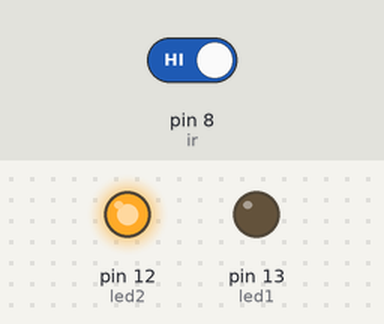
A sketch run on a simulated Arduino Uno, built with avr-gcc and run on an emulated ATmega328P. Parts: output pins drawn as LEDs (lit = HIGH). The test bench sets the inputs (shaded band); at power-on: pin 8 (ir) HIGH.

Above: at 1.2 s.
1.3 s: pin 8 (ir) driven LOW
At 2.0 s:
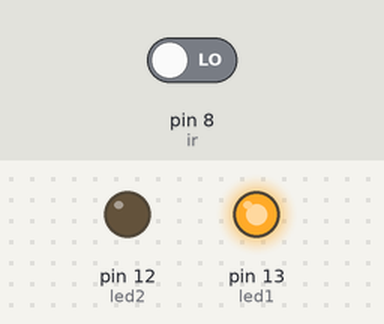
2.9 s: pin 8 (ir) driven HIGH
At 4.4 s:
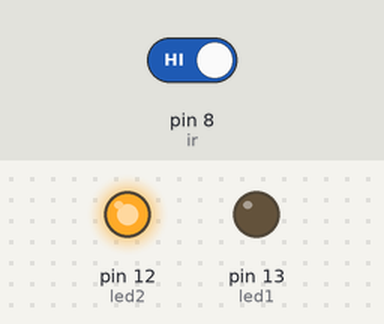
Timing chart, 0 to 5.9 s (numbered marks = the images above; inputs shaded):
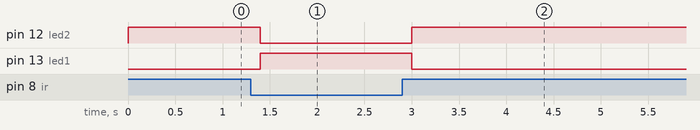

The sketch:

led_with-ir.ino
```cpp
#define ir 8
#define led1 13
#define led2 12

int irstate = 0;
void setup() {
  // put your setup code here, to run once:
  pinMode(ir, INPUT);
  pinMode(led1, OUTPUT);
  pinMode(led2, OUTPUT);

}

void loop() {
  // put your main code here, to run repeatedly:
  irstate = digitalRead(ir);
  if(irstate == LOW){
    digitalWrite(led1, HIGH);
    digitalWrite(led2, LOW);
  }
  else{
    digitalWrite(led1, LOW);
    digitalWrite(led2, HIGH);
  }

  delay(200);

}
```

Measured:
- after the input at 1.3 s, pin 12 (led2): HIGH → LOW after 0.10 s; pin 13 (led1): LOW → HIGH after 0.10 s
- after the input at 2.9 s, pin 12 (led2): LOW → HIGH after 0.10 s; pin 13 (led1): HIGH → LOW after 0.10 s
